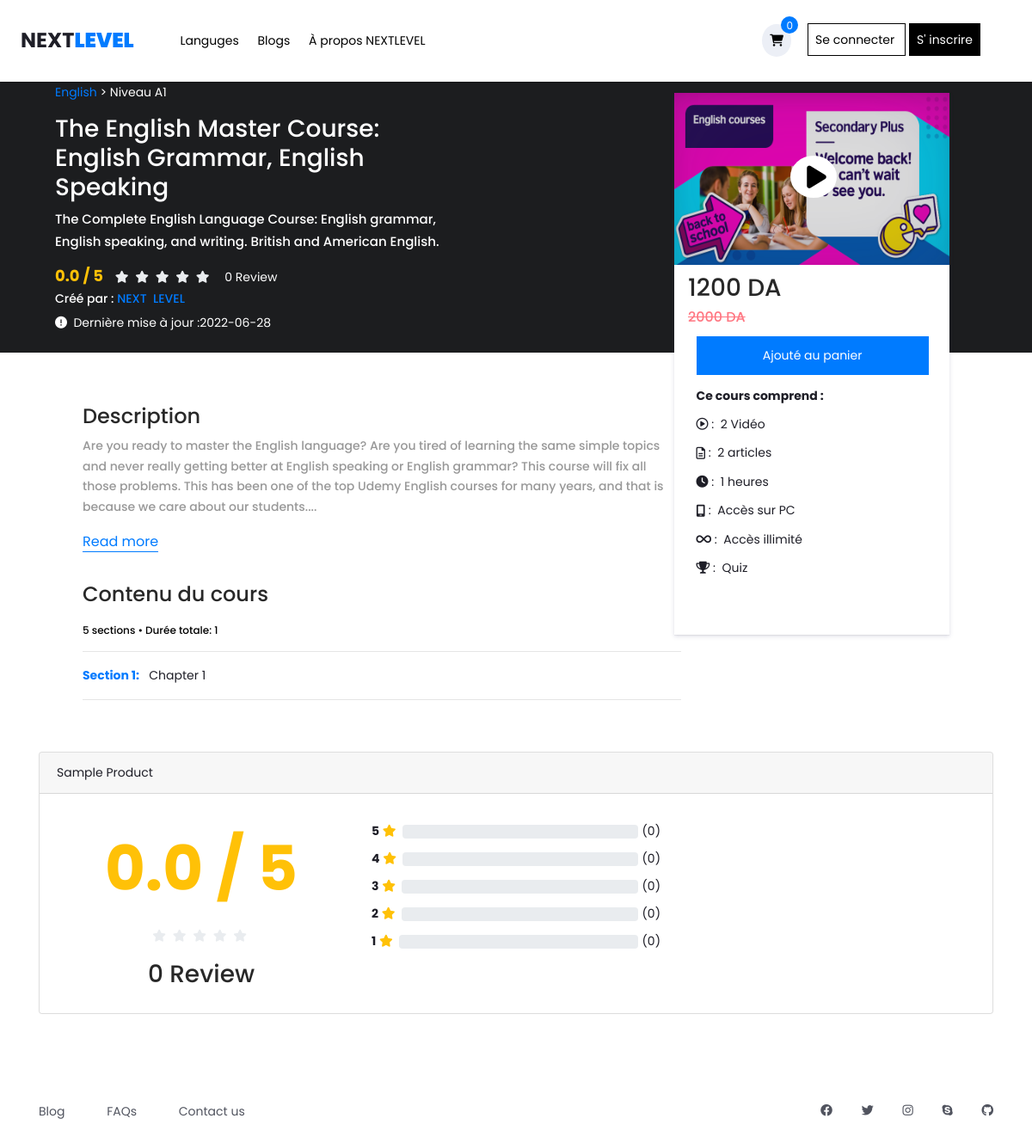
The page /single.php?id=79 on the database its author committed.
### tables this page shows
CREATE TABLE `course` (
  `id_cours` int(11) NOT NULL,
  `title` varchar(600) NOT NULL,
  `short_description` text NOT NULL,
  `description` text NOT NULL,
  `price` int(11) NOT NULL,
  `price_r` int(11) NOT NULL,
  `cover` varchar(250) NOT NULL,
  `video_intro` varchar(250) NOT NULL,
  `date_cours` date NOT NULL,
  `id_user` int(11) NOT NULL,
  `id_cat` int(11) NOT NULL,
  `id_sub_cat` int(11) NOT NULL
);

CREATE TABLE `cat` (
  `cat_id` int(10) NOT NULL,
  `cat_name` text NOT NULL,
  `image` varchar(250) NOT NULL
);

CREATE TABLE `sub_cat` (
  `sub_cat_id` int(10) NOT NULL,
  `sub_cat_name` text NOT NULL
);

CREATE TABLE `user` (
  `id_user` int(11) NOT NULL,
  `nome` varchar(100) NOT NULL,
  `prenom` varchar(100) NOT NULL,
  `email` varchar(250) NOT NULL,
  `password` varchar(250) NOT NULL,
  `user_image` varchar(250) NOT NULL
);

CREATE TABLE `section` (
  `id_section` int(11) NOT NULL,
  `title` varchar(150) NOT NULL,
  `id_cour` int(11) NOT NULL,
  `calssm` int(11) NOT NULL
);

### single.php (the view, shortened to what this page needs)
<!DOCTYPE html>
<html lang="en">
<head>
<link rel="stylesheet" type="text/css" href="styles/bootstrap4/bootstrap.min.css">
<link href="plugins/fontawesome-free-6.1.1-web/css/all.min.css" rel="stylesheet" type="text/css">
<link rel="stylesheet" type="text/css" href="plugins/OwlCarousel2-2.2.1/owl.carousel.css">
<link rel="stylesheet" type="text/css" href="plugins/OwlCarousel2-2.2.1/owl.theme.default.css">
<link rel="stylesheet" type="text/css" href="plugins/OwlCarousel2-2.2.1/animate.css">
<link rel="stylesheet" type="text/css" href="styles/main_styles.css">
<link rel="stylesheet" type="text/css" href="styles/responsive.css">
</head>
<body>
<div class="super_container">
    <?php
	      include("inc/header.php");
        if(isset($_GET['id'])){
          $id=$_GET['id'];
        }
        $get_cour=$con->prepare("select * from course where  id_cours='$id'");
        $get_cour->setFetchMode(PDO:: FETCH_ASSOC);
        $get_cour->execute();
        $row=$get_cour->fetch();
        $id_cat=$row['id_cat'];
        $id_subc=$row['id_sub_cat'];
        $id_ens=$row['id_user'];
        $get_cat=$con->prepare("select * from cat where  cat_id='$id_cat'");
        $get_cat->setFetchMode(PDO:: FETCH_ASSOC);
        $get_cat->execute();
        $row_cat=$get_cat->fetch();
        $get_subc=$con->prepare("select * from sub_cat where  sub_cat_id='$id_subc'");
        $get_subc->setFetchMode(PDO:: FETCH_ASSOC);
        $get_subc->execute();
        $subcat_row=$get_subc->fetch();
        $get_ens=$con->prepare("select id_user  from enseignant where id_enseignant='$id_ens'");
        $get_ens->setFetchMode(PDO:: FETCH_ASSOC);
        $get_ens->execute();
        $row_ens=$get_ens->fetch();
        $id_user=$row_ens['id_user'];
        $get_atoure=$con->prepare("select * from user where  id_user ='$id_user'");
        $get_atoure->setFetchMode(PDO:: FETCH_ASSOC);
        $get_atoure->execute();
        $row_atoure=$get_atoure->fetch();
    ?>
		 <div class="cour_details">
			 <div  class="details_part_one">
                  <div  class="cour_intro">
					       <a data-toggle="modal" data-target="#intro" ><i class="fa-solid fa-play"></i></a>
                           <div class="details_max">
                              <h3><?php echo $row['price']?>&nbsp;DA</h3>
                              <h5 style=" margin-left:5%;  margin-bottom:-4%; text-decoration: line-through;  color:#ff7782;"><?php echo $row['price_r']?>&nbsp;DA</h5>
                          <?php  if(isset($_SESSION['id_user'])){?>
                  <form  method='post' enctype="multipart/form-data">
                              <button name='add_cart' id='add_cart'>Ajouté au panier</button><br>
                    </form>
                    <?php }else {?>
                         <button data-toggle="modal" data-target="#modalLoginForm" data-whatever="@mdo"  id='add_cart'>Ajouté au panier</button><br>
                      <?php }?>
                            </div>
                           <div class="list_com">
                              <b>Ce cours comprend :</b><br>
                               <i class="fa-regular fa-circle-play"></i> :&nbsp;&nbsp;2 Vidéo<br>
                               <i class="fa-regular fa-file-lines"></i>  :&nbsp;&nbsp;2 articles<br>
                               <i class="fa-solid fa-clock"></i>         :&nbsp;&nbsp;1 heures<br>
                               <i class="fa-solid fa-mobile-screen"></i> :&nbsp;&nbsp;Accès sur PC<br>
                               <i class="fa-solid fa-infinity"></i>      :&nbsp;&nbsp;Accès illimité<br>
                               <i class="fa-solid fa-trophy"></i>        :&nbsp;&nbsp;Quiz<br>
                              </div>
				                 </div>
                  <div class="details_left">
                      <div class='cat'><a href="category.php?id_cat=<?php echo $row_cat['cat_id'];?>"><?php echo $row_cat['cat_name']?></a> > <?php echo $subcat_row['sub_cat_name']?></div>
                      <h3><?php echo $row['title']?></h3>
                      <p><?php echo $row['short_description']?></p>
                <div class="review">
    					       <div id='aver_nbr' class="text-warning">
    						          <b><span id="average">0.0</span> / 5</b>
                     </div>
    				         <div>
    					          <i class="fas fa-star star-light mr-1 main_s"></i>
                        <i class="fas fa-star star-light mr-1 main_s"></i>
                        <i class="fas fa-star star-light mr-1 main_s"></i>
                        <i class="fas fa-star star-light mr-1 main_s"></i>
                        <i class="fas fa-star star-light mr-1 main_s"></i>
	    			        	</div>
    					        <div class='nbr_review'><span id="total">0</span> Review</div>
    				    </div>
                      <h6>Créé par : <a href='view_profile.php?profile&id_profile=<?php echo $row['id_user'];?>'><?php echo $row_atoure['nome'];?>&nbsp;&nbsp;<?php echo $row_atoure['prenom'];?></a></h6>
                      <div class='time'>
                           <i class="fa-solid fa-circle-exclamation"></i>&nbsp;&nbsp;Dernière mise à jour :<?php echo $row['date_cours']?>
                      </div>
                  </div>
			 </div>
            <div class="details_part_tow">
                <h4>Description</h4>
                <p> Are you ready to master the English language? Are you tired of learning the same simple topics and never really getting better at English speaking or English grammar? This course will fix all those problems. This has been one of the top Udemy English courses for many years, and that is because we care about our students.<span id="dots">...</span></p>
                <button onclick="myFunction()" id="myBtn">Read more</button>
        <?php
           $get_section=$con->prepare("select * from section where id_cour='$id'");
           $get_section->setFetchMode(PDO:: FETCH_ASSOC);
           $get_section->execute();
           $i=1;
           ?>
        <div class="contenu_du_cours">
            <h4>Contenu du cours</h4>
            <h6>5 sections •  Durée totale: 1</h6><hr>
            <?php
                while($row_section=$get_section->fetch()){
            ?>
               <div class="accordion"><b>Section <?php echo $i++;?>:</b>&nbsp;&nbsp; <?php echo $row_section['title'];?></div>
                       <hr>
         <?php }?>
</div>
</div>
</div>
  <div class="review_user">
       <?php
          include("review.php");
       ?>
  </div>
<?php
          include("inc/footer.php");
?>
</body>
</html>

### styles/main_styles.css (style rules this page uses)
* { margin: 0; padding: 0; }
body { font-family: 'Poppins', sans-serif; font-size: 14px; line-height: 23px; font-weight: 400; background: #FFFFFF; color: #1e1e27; }
div { display: block; position: relative; -webkit-box-sizing: border-box; -moz-box-sizing: border-box; box-sizing: border-box; }
p { font-family: 'Poppins', sans-serif; font-size: 14px; line-height: 1.7; font-weight: 500; color: #989898; -webkit-font-smoothing: antialiased; -webkit-text-shadow: rgba(0,0,0,.01) 0 0 1px; text-shadow: rgba(0,0,0,.01) 0 0 1px; }
a, a:hover, a:visited, a:active, a:link { text-decoration: none; -webkit-font-smoothing: antialiased; -webkit-text-shadow: rgba(0,0,0,.01) 0 0 1px; text-shadow: rgba(0,0,0,.01) 0 0 1px; }
h3 { font-size: 28px; }
h4 { font-size: 24px; }
h5 { font-size: 16px; }
h6 { font-size: 14px; }
h1, h2, h3, h4, h5, h6 { color: #282828; -webkit-font-smoothing: antialiased; -webkit-text-shadow: rgba(0,0,0,.01) 0 0 1px; text-shadow: rgba(0,0,0,.01) 0 0 1px; }
.super_container { width: 100%; overflow: hidden; }
.details_part_one { width: 100%; height:410px; background:#1c1d1f; }
.cour_intro { float: right; width:320px; margin-top: 9%; margin-right:8%; height: 630px; cursor: pointer; background:white; box-shadow: rgba(50, 50, 105, 0.15) 0px 2px 5px 0px, rgba(0, 0, 0, 0.05) 0px 1px 1px 0px; }
.cour_intro a i { position: absolute; z-index: 5; text-align: center; margin-top:73px; margin-left:135px; font-size:30px; color: black; padding: 3%; padding-left: 6%; padding-right: 4%; background: white; border-radius: 50%; }
.details_left { float: right; width:40%; margin-right:20%; margin-top:10%; }
.details_left h3,h6 { color: white; }
.details_left p { color: white; font-size:15px; }
.details_left .cat { color:white; margin-top: -5%; margin-bottom:3%; }
.time { color: white; }
.details_max h3 { padding-left:5%; margin-top: 3%; }
.details_max #add_cart { margin-top:8%; padding:3%; height:45px; width: 270px; margin-left:8%; border: none; background: #007bff; color: white; cursor: pointer; }
.list_com { width: 320px; height:250px; margin-top: 2%; display: block; }
.list_com { padding: 2%; padding-left:8%; }
.list_com i { margin-top:5%; }
.details_part_tow { margin-left: 8%; margin-top: 5%; width:58%; }
#myBtn { border: none; color: #007bff; background:transparent; cursor: pointer; font-size:16px; font-weight: 22px; border-bottom: 1px solid #007bff; }
.contenu_du_cours { margin-top: 5%; }
.contenu_du_cours h4 { margin-bottom: 3%; }
.contenu_du_cours h6 { color: black; font-size:12px; }
.accordion { cursor: pointer; }
.accordion b { color: #007bff; }
.review_user { width:100%; margin-top: 5%; height:auto; }
.star-light { color:#e9ecef; }
.review >div { display:inline-block; }
.nbr_review span { color: white; }
.nbr_review { color: white; }
#total { color: white; margin-left: 10px; }
.review #aver_nbr { margin-right: 10px; font-size: 18px; }
.review { display: inline-block; width: 100%; margin-bottom: 1%; }

### rows shown on the page
course: price "1200", price_r "2000", title "The English Master Course: English Grammar, English Speaking", short_description "The Complete English Language Course: English grammar, English speaking, and writing. British and American English.", date_cours "2022-06-28"
cat: cat_name "English"
sub_cat: sub_cat_name "Niveau A1"
user: nome "NEXT", prenom "LEVEL"
section: title "Chapter 1"
